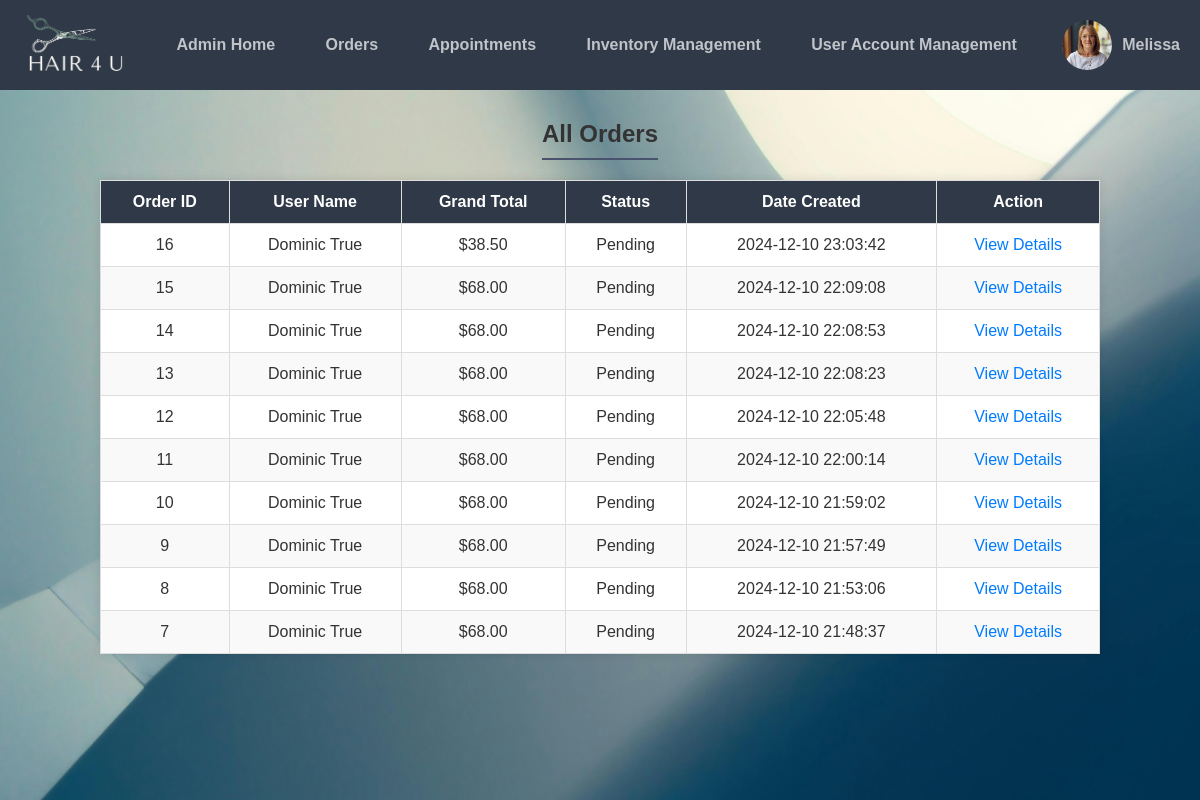
Page /cms/orders.php (signed in) on the committed database.
### tables this page shows
CREATE TABLE `business_logo` (
  `id` int(11) NOT NULL,
  `logo_path` varchar(255) NOT NULL
);

CREATE TABLE `admin_images` (
  `id` int(11) NOT NULL,
  `account_id` int(11) NOT NULL,
  `image_path` varchar(255) NOT NULL
);

CREATE TABLE `orders` (
  `order_id` int(11) NOT NULL,
  `user_id` int(11) NOT NULL,
  `grand_total` decimal(10,2) NOT NULL,
  `status` enum('Pending','Completed') NOT NULL DEFAULT 'Pending',
  `created_at` timestamp NOT NULL DEFAULT current_timestamp()
);

CREATE TABLE `accounts` (
  `id` int(11) NOT NULL,
  `firstname` varchar(50) NOT NULL,
  `lastname` varchar(100) NOT NULL,
  `username` varchar(50) NOT NULL,
  `password` varchar(255) NOT NULL,
  `email` varchar(100) NOT NULL,
  `phone` varchar(20) NOT NULL,
  `ad_1` varchar(50) NOT NULL,
  `activation_code` varchar(50) DEFAULT '',
  `role` enum('admin','customer') NOT NULL DEFAULT 'customer',
  `reset_token` varchar(255) DEFAULT NULL,
  `reset_token_expiry` datetime DEFAULT NULL
);

### cms/orders.php (the view, shortened to what this page needs)
<?php
include 'setup.php';
$role = $_SESSION['role'];
if ($role === 'admin') {
    $query = "SELECT orders.*, accounts.firstname, accounts.lastname
              FROM orders
              JOIN accounts ON orders.user_id = accounts.id
              ORDER BY orders.created_at DESC";
    $stmt = $conn->prepare($query);
}
$stmt->execute();
$result = $stmt->get_result();
?>
<!DOCTYPE html>
<html>
<head>
    <link href="css/style.css" rel="stylesheet" type="text/css">
    <link href="css/admin.css" rel="stylesheet" type="text/css">
    <link rel="stylesheet" href="https://cdnjs.cloudflare.com/ajax/libs/font-awesome/6.0.0-beta3/css/all.min.css">
</head>
<body>
<?php
if ($role === 'admin') {
    include 'admin_navbar.php';
} else {
    include 'customer_navbar.php';
}
?>
<div class="content">
    <h2><?php echo ($role === 'admin') ? "All Orders" : "My Orders"; ?></h2>
    <table class="order-list">
        <thead>
            <tr>
                <th>Order ID</th>
                <th>User Name</th>
                <th>Grand Total</th>
                <th>Status</th>
                <th>Date Created</th>
                <th>Action</th>
            </tr>
        </thead>
        <tbody>
            <?php
            if ($result->num_rows > 0) {
                while ($row = $result->fetch_assoc()) {
                    echo "<tr>";
                    echo "<td>" . $row['order_id'] . "</td>";
                    echo "<td>" . htmlspecialchars($row['firstname'], ENT_QUOTES) . " " . htmlspecialchars($row['lastname'], ENT_QUOTES) . "</td>";
                    echo "<td>$" . $row['grand_total'] . "</td>";
                    echo "<td>" . $row['status'] . "</td>";
                    echo "<td>" . $row['created_at'] . "</td>";
                    echo "<td><a href='order_details.php?order_id=" . $row['order_id'] . "'>View Details</a></td>";
                    echo "</tr>";
                }
            } else {
                echo "<tr><td colspan='6'>No orders found</td></tr>";
            }
            ?>
        </tbody>
    </table>
</div>
</body>
</html>

### cms/admin_navbar.php (shortened to what this page needs)
<?php
include 'setup.php';
if (isset($_SESSION['user_details']) && isset($_SESSION['user_details']['account_id'])) {
    $accountId = $_SESSION['user_details']['account_id'];
    $firstName = htmlspecialchars($_SESSION['user_details']['firstname'], ENT_QUOTES);
} else {
    $firstName = "User";
    $accountId = null;
}
$profilePic = 'path/to/default_image.jpg';
if ($accountId) {
    $query = "SELECT image_path FROM admin_images WHERE account_id = ?";
    $stmt = $pdo->prepare($query);
    $stmt->execute([$accountId]);
    $image = $stmt->fetch(PDO::FETCH_ASSOC);
    if ($image && !empty($image['image_path'])) {
        $profilePic = $image['image_path'];
    }
}
$logoPath = 'path/to/default_logo.jpg';
$logoStmt = $pdo->prepare("SELECT logo_path FROM business_logo WHERE id = :id");
$logoStmt->execute(['id' => 2]);
$logoResult = $logoStmt->fetch(PDO::FETCH_ASSOC);
if ($logoResult && !empty($logoResult['logo_path'])) {
    $logoPath = $logoResult['logo_path'];
}
?>
<!DOCTYPE html>
<html>
<head>
    <link href="css/style.css" rel="stylesheet" type="text/css">
    <link href="css/admin.css" rel="stylesheet" type="text/css">
    <link rel="stylesheet" href="https://cdnjs.cloudflare.com/ajax/libs/font-awesome/6.0.0-beta3/css/all.min.css">
</head>
<body>
<nav class="navtop">
    <div class="logo">
        <a href="index.php">
            <img src="<?= $logoPath ?>" alt="Business Logo">
        </a>
    </div>
    <div class="links">
        <a href="admin.php">Admin Home</a>
        <a href="orders.php">Orders</a>
        <a href="appointments.php">Appointments</a>
        <a href="products.php">Inventory Management</a>
        <a href="user_account_management.php">User Account Management</a>
    </div>
    <div class="profile" id="profileMenu">
        <img src="<?= $profilePic ?>" alt="Profile Picture">
        <span><?= $firstName ?></span>
    </div>
</nav>
</body>
</html>

### cms/css/style.css (style rules this page uses)
* { margin: 0; padding: 0; box-sizing: border-box; }
html, body { border: 0; margin: 0; padding: 0; width: 100%; height: 100%; }
body { overflow-x: hidden; }
.content { background-image: url('../img/homepage_bg.jpg'); background-size: cover; background-position: center; background-repeat: no-repeat; height: auto; display: flex; flex-direction: column; justify-content: center; align-items: center; text-align: center; }
body { font-family: 'Roboto', sans-serif; }
.profile { position: relative; display: flex; align-items: center; gap: 8px; cursor: pointer; }
.profile img { width: 40px; height: 40px; border-radius: 50%; object-fit: cover; }
.profile span { color: #333; font-size: 16px; font-weight: 500; }

### cms/css/admin.css (style rules this page uses)
body { font-family: Arial, sans-serif; margin: 0; padding: 0; box-sizing: border-box; height: 100vh; display: flex; flex-direction: column; background-color: #f4f4f9; }
.navtop { background-color: #2f3947; height: 90px; display: flex; align-items: center; justify-content: space-between; padding: 0 20px; color: #eaebed; }
.navtop .logo img { height: 70px; width: auto; }
.navtop .links { display: flex; flex: 1; justify-content: space-around; margin: 0 20px; }
.navtop .links a { color: #c1c4c8; text-decoration: none; font-weight: bold; padding: 0 15px; white-space: nowrap; }
.navtop .profile { display: flex; align-items: center; gap: 10px; }
.navtop .profile img { height: 50px; width: 50px; border-radius: 50%; object-fit: cover; }
.navtop .profile span { color: #c1c4c8; font-weight: bold; white-space: nowrap; }
.content { flex: 1; overflow-y: auto; background-image: url('../img/admin_bg.jpg'); background-size: cover; background-position: center; background-repeat: no-repeat; display: flex; flex-direction: column; padding-top: 0; margin-top: 0; justify-content: flex-start; align-items: center; text-align: center; color: #333; }
.content h2 { margin-top: 30px; border-bottom: 2px solid #4a536e; padding-bottom: 10px; }
.order-list { width: 90%; max-width: 1000px; border-collapse: collapse; margin: 20px auto; background-color: #ffffff; box-shadow: 0 0 10px rgba(0, 0, 0, 0.1); }
.order-list th, .order-list td { padding: 12px; text-align: left; border-bottom: 1px solid #ddd; }
.order-list th { background-color: #2f3947; color: white; text-align: center; font-weight: bold; }
.order-list td { text-align: center; }
.order-list td a { color: #007bff; text-decoration: none; }
table { width: 100%; border-collapse: collapse; }
th, td { border: 1px solid #ddd; padding: 8px; }
* { margin: 0; padding: 0; box-sizing: border-box; }
table th, table td { padding: 12px 15px; border: 1px solid #ddd; }
table th { background: #f4f4f4; color: #333; font-weight: bold; }
table tr:nth-child(even) { background: #f9f9f9; }

### rows in the picture
business_logo: logo_path (picture)
admin_images: image_path (picture)
orders: order_id "16", user.firstname "Dominic", user.lastname "True", grand_total "38.50", status "Pending", created_at "2024-12-10 23:03:42"
orders: order_id "15", user.firstname "Dominic", user.lastname "True", grand_total "68.00", status "Pending", created_at "2024-12-10 22:09:08"
orders: order_id "14", user.firstname "Dominic", user.lastname "True", grand_total "68.00", status "Pending", created_at "2024-12-10 22:08:53"
orders: order_id "13", user.firstname "Dominic", user.lastname "True", grand_total "68.00", status "Pending", created_at "2024-12-10 22:08:23"
orders: order_id "12", user.firstname "Dominic", user.lastname "True", grand_total "68.00", status "Pending", created_at "2024-12-10 22:05:48"
orders: order_id "11", user.firstname "Dominic", user.lastname "True", grand_total "68.00", status "Pending", created_at "2024-12-10 22:00:14"
orders: order_id "10", user.firstname "Dominic", user.lastname "True", grand_total "68.00", status "Pending", created_at "2024-12-10 21:59:02"
orders: order_id "9", user.firstname "Dominic", user.lastname "True", grand_total "68.00", status "Pending", created_at "2024-12-10 21:57:49"
orders: order_id "8", user.firstname "Dominic", user.lastname "True", grand_total "68.00", status "Pending", created_at "2024-12-10 21:53:06"
orders: order_id "7", user.firstname "Dominic", user.lastname "True", grand_total "68.00", status "Pending", created_at "2024-12-10 21:48:37"

### other values in the picture
$firstName "Melissa"
